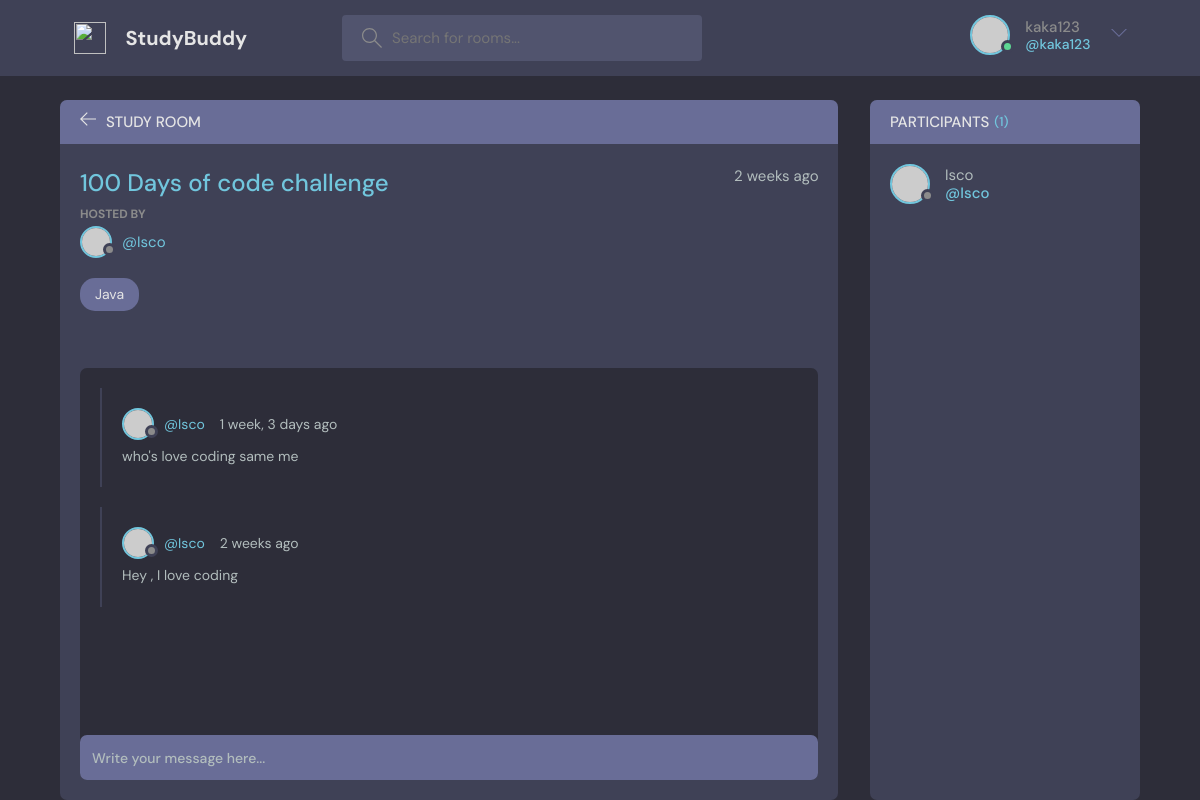
The app's page /home/room/2/ (signed in) with its own data.
### base/models.py (models this page shows, shortened)
class Room(models.Model):
    host = models.ForeignKey(User, on_delete = models.SET_NULL,null = True)
    topic = models.ForeignKey(Topic, on_delete = models.SET_NULL,null = True)
    name = models.CharField(max_length = 200)
    description = models.TextField(null = True , blank = True)
    participants = models.ManyToManyField(
        User , related_name='participants',blank = True)
    updated_date = models.DateTimeField(auto_now = True)
    created_date = models.DateTimeField(auto_now_add = True)

class Topic(models.Model):
    name = models.CharField(max_length = 200)
    def __str__(self):
        return self.name

class Message(models.Model):
    user = models.ForeignKey(User,on_delete = models.CASCADE)
    room = models.ForeignKey(Room,on_delete = models.CASCADE)
    body = models.TextField()
    updated_date = models.DateTimeField(auto_now = True)
    created_date = models.DateTimeField(auto_now_add = True)

### base/views.py (the view, shortened to what this page needs)
# urls.py: path('home/room/<str:pk>/',views.room,name="room"),
def room(request , pk):
    room = Room.objects.get(id=pk)
    room_messages = room.message_set.all().order_by('-created_date')
    participants = room.participants.all()
    context = {'room' : room, 'room_messages' : room_messages,'participants' : participants}
    return render(request,'base/room.html',context)

### base/templates/base/room.html (shortened to what this page needs)
{% extends "main.html" %}
{% block content %}
    <main class="profile-page layout layout--2">
      <div class="container">
        <div class="room">
          <div class="room__top">
            <div class="room__topLeft">
              <a href="{% url 'home' %}">
                <svg version="1.1" xmlns="http://www.w3.org/2000/svg" width="32" height="32" viewBox="0 0 32 32">
                  <title>arrow-left</title>
                  <path
                    d="M13.723 2.286l-13.723 13.714 13.719 13.714 1.616-1.611-10.96-10.96h27.625v-2.286h-27.625l10.965-10.965-1.616-1.607z"
                  ></path>
                </svg>
              </a>
              <h3>Study Room</h3>
            </div>
          </div>
          <div class="room__box scroll">
            <div class="room__header scroll">
              <div class="room__info">
                <h3>{{room.name}}</h3>
                <span>{{room.created_date|timesince}} ago</span>
              </div>
              <div class="room__hosted">
                <p>Hosted By</p>
                <a href="{% url 'user-profile' room.host.id %}" class="room__author">
                  <div class="avatar avatar--small">
                    <img src="https://randomuser.me/api/portraits/men/37.jpg" />
                  </div>
                  <span>@{{ room.host.username }}</span>
                </a>
              </div>
              <span class="room__topics">{{room.topic}}</span>
            </div>
            <div class="room__conversation">
              <div class="threads scroll">
                {% for message in room_messages %}
                <div class="thread">
                  <div class="thread__top">
                    <div class="thread__author">
                      <a href="{% url 'user-profile' message.user.id %}" class="thread__authorInfo">
                        <div class="avatar avatar--small">
                          <img src="https://randomuser.me/api/portraits/men/37.jpg" />
                        </div>
                        <span>@{{message.user.username}}</span>
                      </a>
                      <span class="thread__date">{{message.created_date|timesince}} ago</span>
                    </div>
                  </div>
                  <div class="thread__details">
                    {{message.body}}
                  </div>
                </div>
                {% endfor %}
              </div>
            </div>
          </div>
          <div class="room__message">
            <form action="" method = "POST">
             <input name="body" placeholder="Write your message here..." />
            </form>
          </div>
        </div>
        <div class="participants">
          <h3 class="participants__top">Participants <span>({{participants.count}})</span></h3>
          <div class="participants__list scroll">
            {% for user in participants %}
            <a href="{% url 'user-profile' user.id %}" class="participant">
              <div class="avatar avatar--medium">
                <img src="https://randomuser.me/api/portraits/men/37.jpg" />
              </div>
              <p>
                {{ user.username}}
                <span>@{{ user.username }}</span>
              </p>
            </a>
            {% endfor %}
          </div>
        </div>
      </div>
    </main>
{% endblock content %}

### templates/navbar.html (shortened to what this page needs)
{% load static %}
<header class="header header--loggedIn">
    <div class="container">
      <a href="{% url 'home' %}" class="header__logo">
        <img src="{% static 'images/logo.svg' %}" />
        <h1>StudyBuddy</h1>
      </a>
      <form class="header__search" method = "GET" action="{% url 'home' %}">
        <label>
          <input name = "q"   placeholder="Search for rooms..." />
        </label>
      </form>
      <nav class="header__menu">
        {% if request.user.is_authenticated %}
        <div class="header__user">
          <a href="{% url 'update-user' %}">
            <div class="avatar avatar--medium active">
              <img src="https://randomuser.me/api/portraits/men/37.jpg" />
            </div>
            <p>{{request.user.username}} <span>@{{request.user.username}}</span></p>
          </a>
          <button class="dropdown-button">
            <svg version="1.1" xmlns="http://www.w3.org/2000/svg" width="32" height="32" viewBox="0 0 32 32">
              <title>chevron-down</title>
              <path d="M16 21l-13-13h-3l16 16 16-16h-3l-13 13z"></path>
            </svg>
          </button>
        </div>
        {% endif %}
      </nav>
    </div>
  </header>

### records on screen
Room: name "100 Days of code challenge", created_date "2 weeks", host.username "Isco", topic "Java"
Message: user.username "Isco", created_date "1 week, 3 days", body "who's love coding same me"
Message: user.username "Isco", created_date "2 weeks", body "Hey , I love coding"

### other values on screen
{{ request.user.username }} "kaka123"
{{ participants.count }} "1"
{{ user.username }} "Isco"
